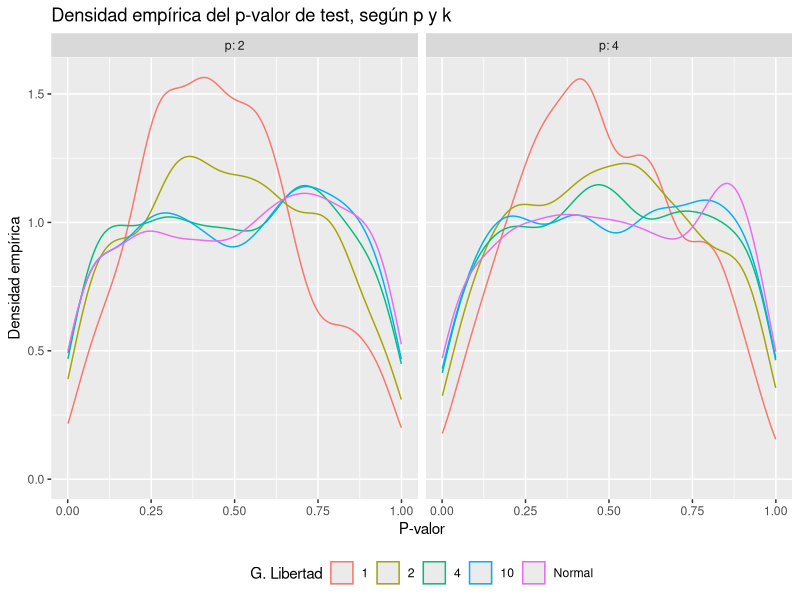
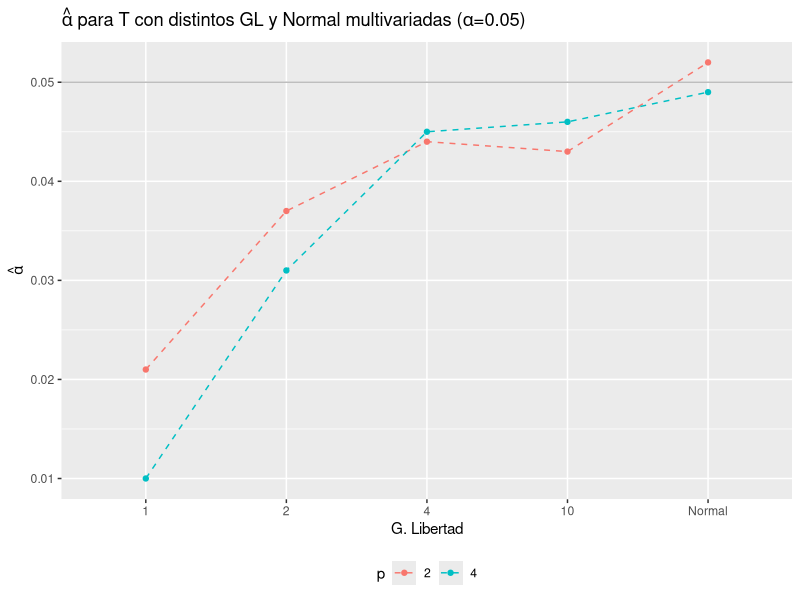
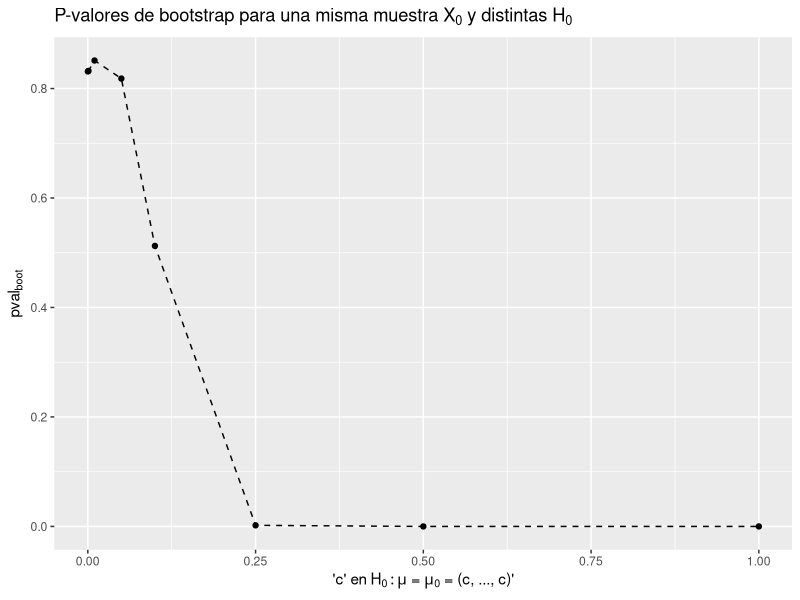

These charts were generated, in order, by the following R code:
## ---- chunk 1
knitr::opts_chunk$set(echo = TRUE, message = FALSE, warning = FALSE)
options(tinytex.verbose = TRUE)
## ---- chunk 2
library(mvtnorm) # Distribuciones multivariadas
library(tidyverse) # manipulación de datos en general, graficos
## ---- chunk 3
nsims <- 1000
rango_k <- c(1, 2, 4, 10, NA)
rango_p <- c(2, 4)
rango_n <- c(20)
## ---- chunk 4
vars_df <- c("p", "n", "k", "nsim", "T0sq", "F0", "p.value")
resultados <- data.frame(matrix(
  ncol = length(vars_df),
  nrow = nsims * (length(rango_k) * length(rango_p) * length(rango_n))
))
colnames(resultados) <- vars_df
## ---- chunk 5
i <- 1 # Índice de fila para los resultados
for (p in rango_p) {
  for (n in rango_n) {
    for (nsim in seq.int(nsims)) {
      for (k in rango_k) {
        set.seed(nsim) # Repito la semilla en cada "ronda" de simulación 
        if (is.na(k)) { # muestra Normal de referencia
          X <- rmvnorm(n, sigma = diag(p))
        } else {
          X <- rmvt(n, sigma = diag(p), df = k)
        }
        y <- colMeans(X)
        W <- cov(X)
        T0sq <- n * as.numeric(t(y) %*% solve(W) %*% y) 
        F0 <- T0sq * (n-p) / ((n-1) * p)
        p.value <- 1 - pf(F0, p, n - p)        
        
        vals <- c(p, n, k, nsim, T0sq, F0, p.value)
        resultados[i,] <- vals
        i <- i+1
      }
    }
  }
}
## ---- chunk 6
resultados <- as_tibble(resultados) %>%
  mutate(k = fct_explicit_na(as_factor(k), na_level = "Normal"))

arrange(resultados, nsim, p, k) %>% 
  head(12) %>%
  knitr::kable(digits = 3)
## ---- chunk 7
resultados %>%
  ggplot(aes(p.value, color = k)) +
  geom_density() +
  facet_wrap(~p, labeller = label_both) +
  theme(legend.position = "bottom") +
  labs(title = "Densidad empírica del p-valor de test, según p y k",
       color = "G. Libertad", x = "P-valor", y = "Densidad empírica")
## ---- chunk 8
alfa <- 0.05
resultados %>%
  group_by(k, n, p) %>%
  summarise(alfa_emp = mean(p.value < alfa)) %>%
  ggplot(aes(k, alfa_emp, color = factor(p), group = p)) +
  geom_point() + geom_line(linetype = "dashed") +
  geom_hline(yintercept = alfa, color = "gray") +
  theme(legend.position = "bottom") +
  labs(title = expression(
    paste(hat(alpha), " para T con distintos GL y Normal multivariadas (", alpha, "=0.05)")),
    x = "G. Libertad", y = expression(hat(alpha)), color = "p")
## ---- chunk 9
bootstrap.test <- function(X0, k, mu0 = rep(0, dim(X0)[2]), nboot=1000) {
  # X0: matriz muestral (n*p), de VAIID T multivariadas con k GL
  n <- dim(X0)[1]
  p <- dim(X0)[2]
  x_0 <- colMeans(X0)
  S0 <- cov(X0)
  T0 <- as.numeric(n * t(x_0 - mu0) %*% solve(S0) %*% (x_0 - mu0))
  Tboot <- vector("numeric", nboot)
  for (i in seq.int(nboot)) {
    set.seed(i)
    # Bajo H0, las observaciones tienen media mu0
    X <- rmvt(n, delta = mu0, sigma = diag(p))
    x_ <- colMeans(X)
    S <- cov(X)
    Tboot[i] <- as.numeric(n * t(x_ - mu0) %*% solve(S) %*% (x_ - mu0)) 
  }
  p.value <- sum(Tboot > T0)/(nboot+1)
  return(p.value)
}
## ---- chunk 10
set.seed(3)
X0 <- rmvt(n = 100, sigma = diag(2), df = 5, delta = rep(0, 2))
rango_c <- c(0, 0.001, 0.01, 0.05, 0.1, 0.25, 0.5, 1)
pval <- vector("numeric", length(rango_c))
for (i in seq_along(rango_c)) {
  pval[i] <- bootstrap.test(X0, k = 5, mu0 = rep(rango_c[i], 2)) }
## ---- chunk 11
tibble(c = rango_c, pv = pval) %>%
  ggplot(aes(c, pv)) +
  geom_point() +
  geom_line(linetype = "dashed") +
  labs(title = expression(paste("P-valores de bootstrap para una misma muestra ", X[0], " y distintas ", H[0])),
       x = expression(paste("'c' en ", H[0] : mu, " = ", mu[0], " = (c, ..., c)'")),
       y = expression(pval[boot]))
